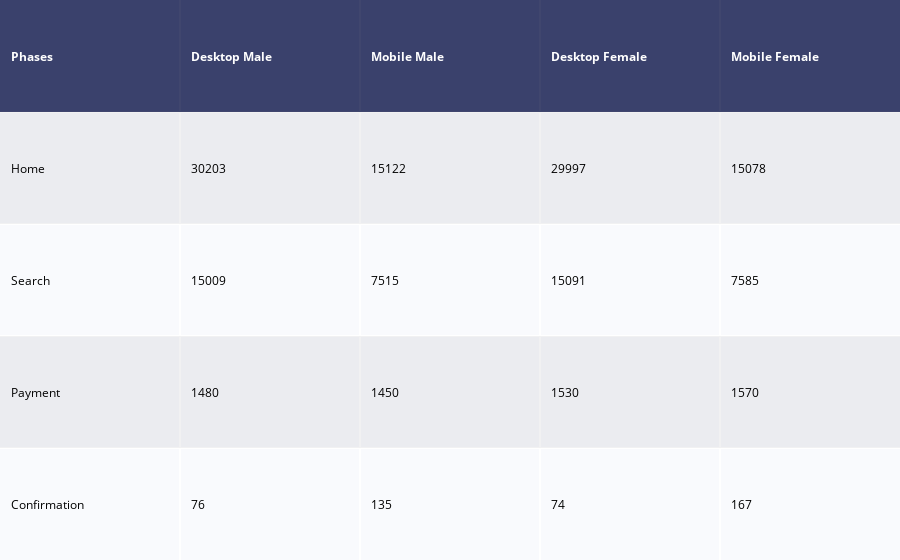

Notebook source saved alongside this figure:
### Code cell
table = ff.create_table(data_tableTop)
iplot(table)

### Figure 1 — Plotly figure (JSON) as saved in the notebook; plotly's stock layout.template omitted (floating-point values rounded to 4 significant figures)
{"data": [{"colorscale": [[0, "#00083e"], [0.5, "#ededee"], [1, "#ffffff"]], "hoverinfo": "none", "opacity": 0.75, "showscale": false, "type": "heatmap", "z": [[0, 0, 0, 0, 0], [0.5, 0.5, 0.5, 0.5, 0.5], [1, 1, 1, 1, 1], [0.5, 0.5, 0.5, 0.5, 0.5], [1, 1, 1, 1, 1]]}], "layout": {"annotations": [{"align": "left", "font": {"color": "#ffffff"}, "showarrow": false, "text": "<b>Phases</b>", "x": -0.45, "xanchor": "left", "xref": "x", "y": 0, "yref": "y"}, {"align": "left", "font": {"color": "#ffffff"}, "showarrow": false, "text": "<b>Desktop Male</b>", "x": 0.55, "xanchor": "left", "xref": "x", "y": 0, "yref": "y"}, {"align": "left", "font": {"color": "#ffffff"}, "showarrow": false, "text": "<b>Mobile Male</b>", "x": 1.55, "xanchor": "left", "xref": "x", "y": 0, "yref": "y"}, {"align": "left", "font": {"color": "#ffffff"}, "showarrow": false, "text": "<b>Desktop Female</b>", "x": 2.55, "xanchor": "left", "xref": "x", "y": 0, "yref": "y"}, {"align": "left", "font": {"color": "#ffffff"}, "showarrow": false, "text": "<b>Mobile Female</b>", "x": 3.55, "xanchor": "left", "xref": "x", "y": 0, "yref": "y"}, {"align": "left", "font": {"color": "#000000"}, "showarrow": false, "text": "Home", "x": -0.45, "xanchor": "left", "xref": "x", "y": 1, "yref": "y"}, {"align": "left", "font": {"color": "#000000"}, "showarrow": false, "text": "30203", "x": 0.55, "xanchor": "left", "xref": "x", "y": 1, "yref": "y"}, {"align": "left", "font": {"color": "#000000"}, "showarrow": false, "text": "15122", "x": 1.55, "xanchor": "left", "xref": "x", "y": 1, "yref": "y"}, {"align": "left", "font": {"color": "#000000"}, "showarrow": false, "text": "29997", "x": 2.55, "xanchor": "left", "xref": "x", "y": 1, "yref": "y"}, {"align": "left", "font": {"color": "#000000"}, "showarrow": false, "text": "15078", "x": 3.55, "xanchor": "left", "xref": "x", "y": 1, "yref": "y"}, {"align": "left", "font": {"color": "#000000"}, "showarrow": false, "text": "Search", "x": -0.45, "xanchor": "left", "xref": "x", "y": 2, "yref": "y"}, {"align": "left", "font": {"color": "#000000"}, "showarrow": false, "text": "15009", "x": 0.55, "xanchor": "left", "xref": "x", "y": 2, "yref": "y"}, {"align": "left", "font": {"color": "#000000"}, "showarrow": false, "text": "7515", "x": 1.55, "xanchor": "left", "xref": "x", "y": 2, "yref": "y"}, {"align": "left", "font": {"color": "#000000"}, "showarrow": false, "text": "15091", "x": 2.55, "xanchor": "left", "xref": "x", "y": 2, "yref": "y"}, {"align": "left", "font": {"color": "#000000"}, "showarrow": false, "text": "7585", "x": 3.55, "xanchor": "left", "xref": "x", "y": 2, "yref": "y"}, {"align": "left", "font": {"color": "#000000"}, "showarrow": false, "text": "Payment", "x": -0.45, "xanchor": "left", "xref": "x", "y": 3, "yref": "y"}, {"align": "left", "font": {"color": "#000000"}, "showarrow": false, "text": "1480", "x": 0.55, "xanchor": "left", "xref": "x", "y": 3, "yref": "y"}, {"align": "left", "font": {"color": "#000000"}, "showarrow": false, "text": "1450", "x": 1.55, "xanchor": "left", "xref": "x", "y": 3, "yref": "y"}, {"align": "left", "font": {"color": "#000000"}, "showarrow": false, "text": "1530", "x": 2.55, "xanchor": "left", "xref": "x", "y": 3, "yref": "y"}, {"align": "left", "font": {"color": "#000000"}, "showarrow": false, "text": "1570", "x": 3.55, "xanchor": "left", "xref": "x", "y": 3, "yref": "y"}, {"align": "left", "font": {"color": "#000000"}, "showarrow": false, "text": "Confirmation", "x": -0.45, "xanchor": "left", "xref": "x", "y": 4, "yref": "y"}, {"align": "left", "font": {"color": "#000000"}, "showarrow": false, "text": "76", "x": 0.55, "xanchor": "left", "xref": "x", "y": 4, "yref": "y"}, {"align": "left", "font": {"color": "#000000"}, "showarrow": false, "text": "135", "x": 1.55, "xanchor": "left", "xref": "x", "y": 4, "yref": "y"}, {"align": "left", "font": {"color": "#000000"}, "showarrow": false, "text": "74", "x": 2.55, "xanchor": "left", "xref": "x", "y": 4, "yref": "y"}, {"align": "left", "font": {"color": "#000000"}, "showarrow": false, "text": "167", "x": 3.55, "xanchor": "left", "xref": "x", "y": 4, "yref": "y"}], "autosize": true, "margin": {"b": 0, "l": 0, "r": 0, "t": 0}, "xaxis": {"autorange": true, "dtick": 1, "gridwidth": 2, "range": [-0.5, 4.5], "showticklabels": false, "tick0": -0.5, "ticks": "", "zeroline": false}, "yaxis": {"autorange": true, "dtick": 1, "gridwidth": 2, "range": [4.5, -0.5], "showticklabels": false, "tick0": 0.5, "ticks": "", "zeroline": false}}}
